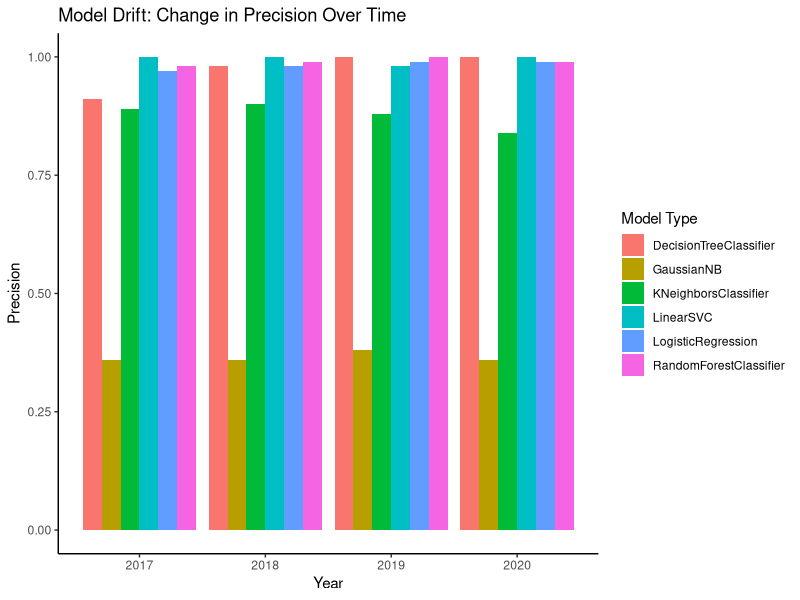
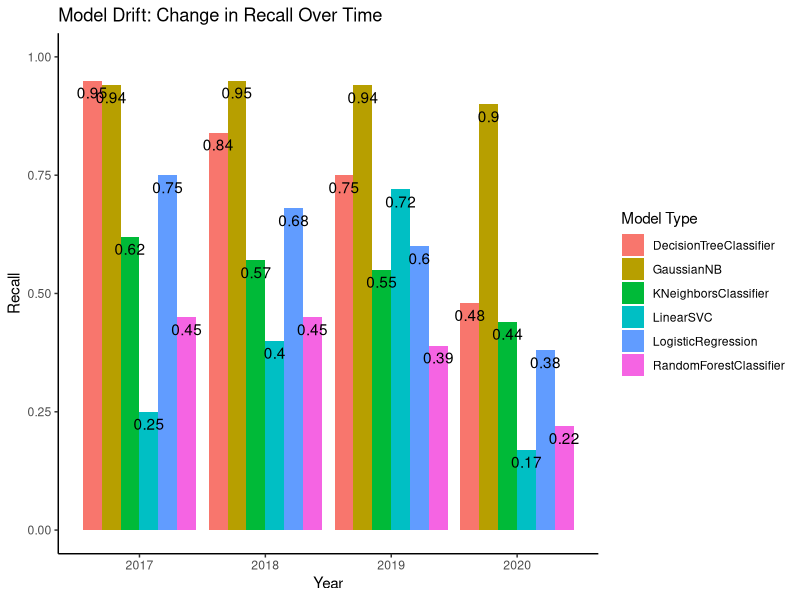

Recreate these plots in R, in order.
## ---- chunk 1
knitr::opts_chunk$set(echo = TRUE)
## ---- chunk 2
#Used Contains syntax from here: https://stackoverflow.com/questions/25923392/select-columns-based-on-string-match-dplyrselect

library(tidyverse)
fd <- read.csv("../final_data/combined_2020_results.csv")
fd <- fd %>%
  select(-c(X, params))

precision <- fd %>%
  select(contains("precision")|"model_type") %>%
  pivot_longer(!model_type, names_to="year", values_to="precision") %>%
  #pivot_wider(names_from="model_type", values_from = "precision") %>%
  mutate(year = str_sub(year, 11, 15)) %>%
  mutate(year = as.numeric(year)) %>%
  mutate(precision = round(precision, 2))

recall <- fd %>%
  select(contains("recall")|"model_type") %>%
  pivot_longer(!model_type, names_to="year", values_to="recall") %>%
  #pivot_wider(names_from="model_type", values_from = "precision") %>%
  mutate(year = str_sub(year, 8, 12)) %>%
  mutate(year = as.numeric(year)) %>%
  mutate(recall = round(recall, 2))

fd <- fd %>%
  pivot_longer(!model_type, names_to="year", values_to="values") %>%
  mutate(year = str_sub(year, start = -4)) 
fd
## ---- chunk 3
#Help getting aes order and color from: https://www.biostars.org/p/362024/
#Help With titles:https://www.r-graph-gallery.com/239-custom-layout-legend-ggplot2.html and https://www.datanovia.com/en/blog/ggplot-legend-title-position-and-labels/
# Removing background: https://felixfan.github.io/ggplot2-remove-grid-background-margin/
#labelling bars: https://r-graphics.org/recipe-bar-graph-labels

ggplot(data=precision, aes(x=year, y = precision, fill=model_type)) + 
  geom_bar(position = "dodge", stat = "identity") +
  theme_bw() + labs(x="Year", y="Precision", fill="Model Type", title = "Model Drift: Change in Precision Over Time") +
  theme(panel.border = element_blank(), panel.grid.major = element_blank(), 
        panel.grid.minor = element_blank(), axis.line = element_line(colour = "black")) +
  
  #geom_text(aes(label=precision), position=position_dodge(.9), vjust=1.5) +
  ylim(0, 1)
## ---- chunk 4

ggplot(data=recall, aes(x=year, y = recall, fill=model_type)) + 
  geom_bar(position = "dodge", stat = "identity") +
  theme_bw() + labs(x="Year", y="Recall", fill="Model Type", title = "Model Drift: Change in Recall Over Time") +
  theme(panel.border = element_blank(), panel.grid.major = element_blank(), 
        panel.grid.minor = element_blank(), axis.line = element_line(colour = "black")) + 
  geom_text(aes(label=recall), position=position_dodge(.9), vjust=1.5) + ylim(0, 1)
